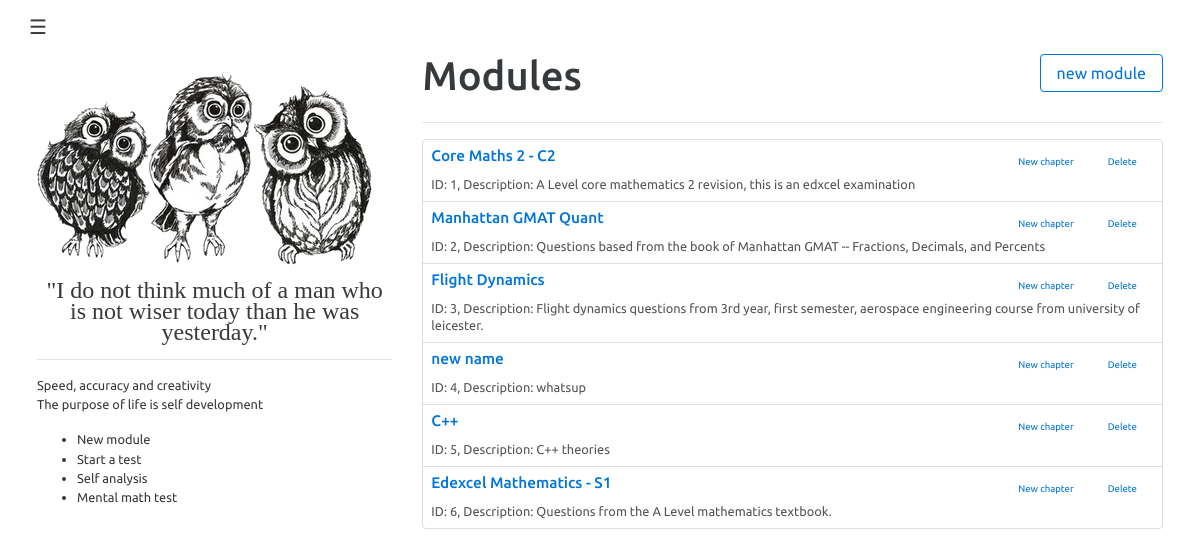
/index, run on the app's committed database.
### app/models.py (models this page shows, shortened)
class Module(db.Model):
    id = db.Column(db.Integer, primary_key=True, autoincrement=True)
    name = db.Column(db.String(64))
    description = db.Column(db.String(255))
    image = db.Column(db.String(255))
    pub_date = db.Column(db.DateTime)
    chapters = db.relationship('Chapter', backref='module', lazy='dynamic')

### app/views.py (the view)
@app.route('/')
@app.route('/index')
def index():
    modules = Module.query.all()
    chapters = Chapter.query.all()
    newa = Chapter.query.join(Module, Chapter.module_id==Module.id).filter(Chapter.module_id==Module.id).add_columns(Module.name, Chapter.name.label("c_name"), Chapter.level).all()
    return render_template('index.html',
                           title='Home',
                           chapters=chapters,
                           currentid='',
                           newa=newa,
                           modules=modules)

### app/templates/index.html (shortened to what this page needs)
{% extends "base.html" %}
{% block content %}
    <div class="">
      <h1 class="fl">Modules</h1>
      <button onclick="newModule()" type="button" class="btn btn-primary-outline fr">new module</button>
    </div>
    <hr>
    <div class="list-group">
    {% for module in modules %}
      <a href="javascript:getChapters('{{ module.id }}');" class="amodule_{{module.id}} list-group-item">
        <h4 class="list-group-item-heading fl">{{ module.name }}</h4>
        <button class="miniAction deleteModule fr btn btn-link" type="button">Delete</button>
        <button onclick="newChapter('{{ module.id }}')" class="miniAction newChapter btn btn-link fr" type="button">New chapter</button>
        <p class="list-group-item-text">ID: {{ module.id }}, Description: {{module.description}}</p>
      </a>
    {% endfor %}
  </div>
{% endblock %}

### app/templates/base.html (shortened to what this page needs)
<html>
  <head>
    <link href="/static/bootstrap4/dist/css/bootstrap.min.css" rel="stylesheet" media="screen">
    <link rel="stylesheet" href="/static/css/style.css" media="screen" title="no title" charset="utf-8">
  </head>
  <body>
    <div class="navbar navbar-default navbar-static-top">
        <button class="navbar-toggler collapsed" type="button" data-toggle="collapse" data-target="#navbar-header" aria-expanded="false">
          ☰
        </button>
    </div>
    <div class="container">
      <div class="row">
        <div class="col-md-4">
          <img src="/static/img/owl.png" alt="" />
          <h1 class="quote">"I do not think much of a man who is not wiser today than he was yesterday."</h1>
          <hr>
          <p>
            Speed, accuracy and creativity <br />
            The purpose of life is self development <br />
          </p>
          <ul>
            <li>New module</li>
            <li>Start a test</li>
            <li>Self analysis</li>
            <li>Mental math test</li>
          </ul>
        </div>
        <div class="col-md-8">
        {% block content %}{% endblock %}
        </div>
      </div>
    </div>
  </body>
</html>

### app/static/css/style.css (style rules this page uses)
body { font-family: 'Ubuntu', sans-serif; font-size: 0.8em; }
.fl { float: left; }
.fr { float: right; }
ul { margin-bottom: 0; }
h1.quote { font-size: 24px; text-align: center; font-family: garamond; line-height: 21px; }
.list-group-item { padding:0.5rem 0.5rem; }
h4.list-group-item-heading { font-size:1.2em; }
a.list-group-item .list-group-item-heading, button.list-group-item .list-group-item-heading { color: #0275d8; }
.miniAction { font-size:0.75em; }

### data on the page
Module: name "Core Maths 2 - C2", id "1", description "A Level core mathematics 2 revision, this is an edxcel examination"
Module: name "Manhattan GMAT Quant", id "2", description "Questions based from the book of Manhattan GMAT -- Fractions, Decimals, and Percents"
Module: name "Flight Dynamics", id "3", description "Flight dynamics questions from 3rd year, first semester, aerospace engineering course from university of leicester."
Module: name "new name", id "4", description "whatsup"
Module: name "C++", id "5", description "C++ theories"
Module: name "Edexcel Mathematics - S1", id "6", description "Questions from the A Level mathematics textbook."
